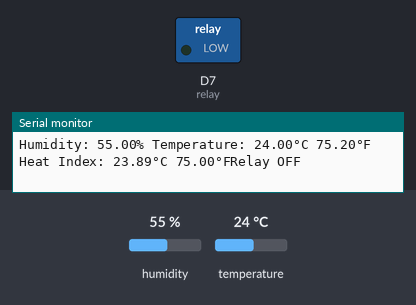
Simulated run of this sketch. Board: ESP8266 (NodeMCU). Shown: switched loads named in the sketch (green lamp = pin HIGH), the last lines printed to the serial monitor. The inputs (shaded band) are chosen by the test bench; at power-on: temperature 24 °C, humidity 55 %.

Above: at 4.8 s.
4.9 s: temperature set to 29 °C
7.9 s: temperature set to 32 °C
At 8.8 s:
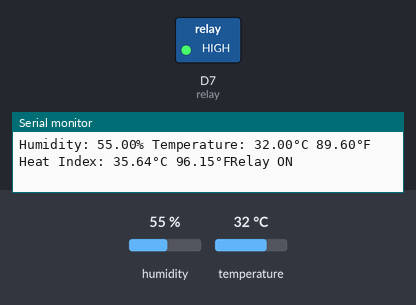
10.9 s: temperature set to 12 °C
At 12.9 s:
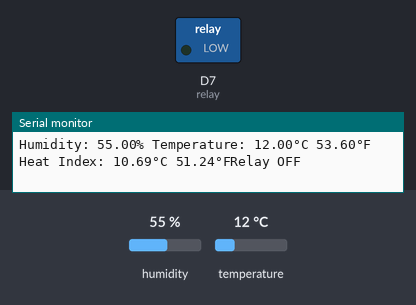
13.9 s: temperature set to 33 °C
At 15.0 s:
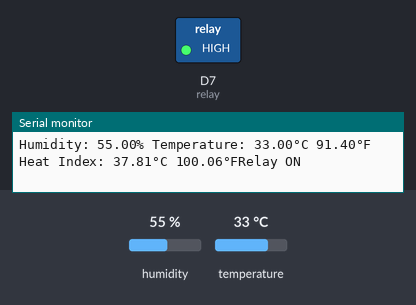
Timing chart, 0 to 16.9 s (numbered marks = the images above; inputs shaded):
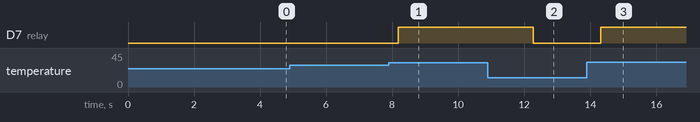

Measured:
- the behaviour switches between 30 and 31 °C on temperature (found by bisection; images 0 and 1)
- after the input at 7.9 s, D7 (relay): LOW → HIGH after 0.28 s
- after the input at 10.9 s, D7 (relay): HIGH → LOW after 1.4 s
- after the input at 13.9 s, D7 (relay): LOW → HIGH after 0.43 s

The sketch:

PRAKTIKUM_MODUL5_DHT11_RELAY.ino
```cpp
#include <DHT.h>

#define DHTPIN D2      // Pin yang terhubung dengan output sensor DHT
#define relay D7    // Pin yang terhubung dengan relay

#define DHTTYPE DHT11   // Tipe sensor DHT yang digunakan (DHT11 atau DHT22)

DHT dht(DHTPIN, DHTTYPE);

void setup() {
  Serial.begin(9600);   // Menginisialisasi komunikasi serial dengan kecepatan 9600 bps
  Serial.println(F("DHT11 test!"));   // Menampilkan pesan "DHT11 test!" pada Serial Monitor
  pinMode(relay, OUTPUT);   // Mengatur pin relay sebagai output

  dht.begin();   // Memulai sensor DHT
}

void loop() {
  delay(2000);   // Menunda eksekusi program selama 2 detik (2000 milidetik)

  float h = dht.readHumidity();   // Membaca nilai kelembaban dari sensor DHT

  float t = dht.readTemperature();   // Membaca nilai suhu dalam Celsius dari sensor DHT

  float f = dht.readTemperature(true);   // Membaca nilai suhu dalam Fahrenheit dari sensor DHT

  // Memeriksa apakah sensor berhasil membaca suhu dan kelembaban
  if (isnan(h) || isnan(t) || isnan(f))  {
    Serial.println(F("Failed to read from DHT sensor!"));   // Menampilkan pesan kesalahan jika sensor gagal membaca
    return;
  }

  float hif = dht.computeHeatIndex(f, h);   // Menghitung indeks kepanasan berdasarkan suhu dalam Fahrenheit

  float hic = dht.computeHeatIndex(t, h, false);   // Menghitung indeks kepanasan berdasarkan suhu dalam Celsius

  // Menampilkan nilai suhu dan kelembapan pada Serial Monitor
  Serial.print(F("Humidity: "));
  Serial.print(h);
  Serial.print(F("% Temperature: "));
  Serial.print(t);
  Serial.print(F("°C "));
  Serial.print(f);
  Serial.print(F("°F Heat Index: "));
  Serial.print(hic);
  Serial.print(F("°C "));
  Serial.print(hif);
  Serial.print(F("°F"));

  if (t <= 30) {
    digitalWrite(relay, LOW);   // Mengatur pin relay menjadi LOW (OFF)
    Serial.println("Relay OFF");   // Menampilkan pesan "Relay OFF" pada Serial Monitor
  } else {
    digitalWrite(relay, HIGH);   // Mengatur pin relay menjadi HIGH (ON)
    Serial.println("Relay ON");   // Menampilkan pesan "Relay ON" pada Serial Monitor
  }
}
```
